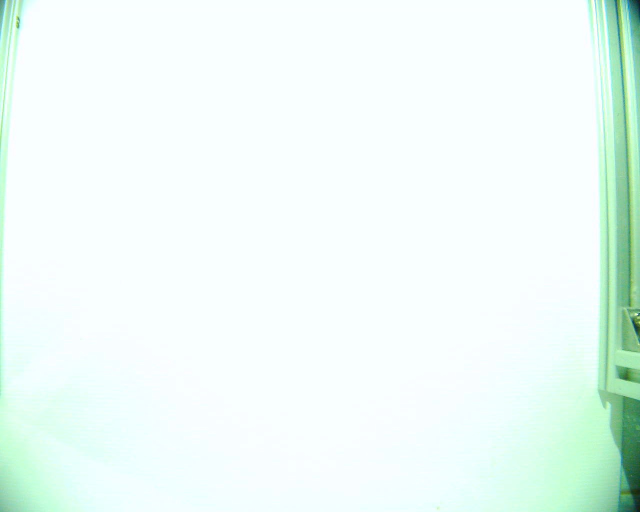
#> input picture webapp/ref/backup/background.jpg, 1280 x 1024 px (shown at 1/2 size)
$ python statictest.py
#> lines starting #> are read from the running program, lines starting #| are printed output that depends on the picture; after the words box and inside, x2 and y2 are one past the last pixel; in counts of white or black regions, pixels touching at a corner belong together; long printed decimals are rounded
### webapp/src/segmentation.py
from urllib.parse import scheme_chars
import cv2
import numpy as np
import math
from . import mathTools
from skimage import img_as_ubyte
from skimage.morphology import skeletonize, thin

debug = True


# [50 lines left out: functions draw_angled_rec, objShadow, not called in this run]

def singleObjShadow(imgSource, imgOpening):
    x = 0
    y = 0
    w = 0
    h = 0
    margin = 60
    boudingRect = []
    imgArrayROI = []

    imgInput = imgSource

    imgMaskRGB = np.zeros_like(imgInput)
    imgMaskRGB[:, :, 0] = imgOpening
    imgMaskRGB[:, :, 1] = imgOpening
    imgMaskRGB[:, :, 2] = imgOpening

    imgSegmentBlackColor = cv2.bitwise_and(imgInput, imgMaskRGB)

    contours, hierarchy = cv2.findContours(
        imgOpening, cv2.RETR_EXTERNAL, cv2.CHAIN_APPROX_NONE)

    big_contour = max(contours, key=cv2.contourArea)

    (x, y, w, h) = cv2.boundingRect(big_contour)
    OriginX = x - round(margin / 2)
    OriginY = y - round(margin / 2)
    Width = w + margin
    Height = h + margin
    # cv2.rectangle(imgContour, (x, y), (x+w, y+h), (0, 255, 0), 2)
    boudingRect.append([OriginX, OriginY, Width, Height])
    cv2.rectangle(imgInput, (OriginX, OriginY), (x + Width, y + Height), (255, 255, 255), 2)
    imgArrayROI.append(imgSegmentBlackColor[OriginY:OriginY + Height, OriginX:OriginX + Width])

    return imgArrayROI, boudingRect

# [82 lines of commented-out code are left out]

def shadow(imgROI, imgObj):
    imgShadow = np.zeros_like(imgObj)
    imgROI = cv2.cvtColor(imgROI, cv2.COLOR_BGR2GRAY)
    ret, imgROI = cv2.threshold(imgROI, 1, 255, cv2.THRESH_BINARY)
    # cv2.imshow("Input Shadow Image", imgROI)
    imgShadow = cv2.bitwise_xor(imgObj, imgROI)
    imgShadow = cv2.morphologyEx(imgShadow, cv2.MORPH_OPEN, np.ones((3, 3), np.uint8), iterations=1)
    # cv2.imshow("EX OR", imgShadow)
    # imgShadow = cv2.erode(imgShadow, np.ones((5, 5), np.uint8), iterations=1)
    # imgShadow = cv2.dilate(imgShadow, np.ones((5, 5), np.uint8), iterations=1)

    imgContour = np.zeros_like(imgShadow)
    contours, hierarchy = cv2.findContours(
        imgShadow, cv2.RETR_LIST, cv2.CHAIN_APPROX_SIMPLE)

    if len(contours) != 0:
        # find the biggest area of the contour
        big_contour = max(contours, key=cv2.contourArea)
        # cv2.drawContours(imgObj, [big_contour], 0, (255, 255, 255), -1)
        # cnt = cv2.convexHull(big_contour)
        cv2.drawContours(imgContour, [big_contour], 0, (255, 255, 255), -1)

    cv2.GaussianBlur(imgContour,(5,5),0)
    # [18 lines of commented-out code are left out]
    imgExOr = cv2.bitwise_xor(imgContour, imgObj)
    return cv2.bitwise_and(imgContour, imgExOr)

# [21 lines of commented-out code are left out]

def obj(imgHSV):
    hChannel, sChannel, vChannel = imgHSV[:,:,0], imgHSV[:,:,1], imgHSV[:,:,2]
    mean, std = cv2.meanStdDev(sChannel)
    # sChannelThreshold = abs(mean + (std*0.3))[0][0]
    sChannelThreshold = mean[0][0]
    print(sChannelThreshold)
    imgHSV = cv2.inRange(
        imgHSV, (0, sChannelThreshold, 1), (360, 255, 255))
    # [4 lines of commented-out code are left out]
    imgObj = cv2.morphologyEx(imgHSV, cv2.MORPH_OPEN, cv2.getStructuringElement(cv2.MORPH_RECT,(5,5)), iterations=1)
    # cv2.imshow("obj XOR", imgObj)
    contours, hierarchy = cv2.findContours(
        imgObj , cv2.RETR_EXTERNAL, cv2.CHAIN_APPROX_SIMPLE)
    imgContour = np.zeros_like(imgObj)
    imgConvex = np.zeros_like(imgObj)
    if len(contours) != 0:
        # find the biggest area of the contour
        big_contour = max(contours, key=cv2.contourArea)
        epsilon = 0.001*cv2.arcLength(big_contour, True)
        approx = cv2.approxPolyDP(big_contour, epsilon, True)
        # cv2.drawContours(imgObj, [big_contour], 0, (255, 255, 255), -1)
        cnt = cv2.convexHull(big_contour)
        cv2.drawContours(imgContour, [approx], 0, 255, -1)
        cv2.drawContours(imgConvex, [cnt], 0, 255, -1)
        # imgObj = cv2.morphologyEx(imgObj, cv2.MORPH_OPEN, np.ones((3, 3), np.uint8), iterations=1)
    return imgContour, imgConvex

# [72 lines left out: functions OpeningObj, pseudoSkeleton, not called in this run]

def skeleton(imgBin):
    element = cv2.getStructuringElement(cv2.MORPH_RECT, (1, 3))
    done = False
    size = np.size(imgBin)
    skel = np.zeros_like(imgBin)
    eroded = np.zeros_like(imgBin)
    temp = np.zeros_like(imgBin)
    imgOriginal = imgBin.copy()
    while(not done):
        # [5 lines of commented-out code are left out]
        cv2.erode(imgOriginal, element, eroded)
        cv2.dilate(eroded, element, temp)
        cv2.subtract(imgOriginal, temp, temp)
        cv2.bitwise_or(skel, temp, skel)
        imgOriginal, eroded = eroded, imgOriginal

        # zeros = size - cv2.countNonZero(imgBin)
        # if zeros == size:
        #     done = True
        if cv2.countNonZero(imgOriginal) == 0:
            return skel

# [39 lines left out: function shadowEdgeOnObj, not called in this run]

def obj_shadow_skeleton(imgROI):
    imageHSV = cv2.cvtColor(imgROI, cv2.COLOR_BGR2HSV_FULL)
    # imageShadow = shadow(imageHSV)
    imageObj, imageObjConvex = obj(imageHSV)
    imageSkeleton = skeleton(imageObjConvex)
    imageShadow = shadow(imgROI, imageObj)
    return imageObj, imageShadow, imageSkeleton

### webapp/src/reconstruct.py
import pandas as pd
import cv2
import numpy as np
from skimage.morphology import skeletonize
from . import mathTools
from . import segmentation
from mpl_toolkits import mplot3d
import matplotlib.pyplot as plot
import plotly.graph_objects as go

plot.style.use('seaborn-darkgrid')

debug = False

# Reconstruct 3D of Object from shadow,
# height of object is calculated from range of shadow,
# all of edges of images is transform to real world coordinate,
# - finding pseudo skeleton (centroid) of object image
# - detect edges by perform column scanning and transform to real world coordinate,
# -


class reconstruct:
    def __init__(self, scale, config):
        self.homographyMatrix = np.array(config["homographyMatrix"])
        self.posVirlightIMG = np.array(config["virLightPosImg"]) * scale
        self.posVirlightWorld = np.array(config["virLightPos"])
        self.ptCloudRaw = 4
        self.objVolume = 0
        # self.ptCloudMiddleLeft = np.array((height, 3))
        # self.ptCloudMiddleRight = np.array((height, 3))

        self.scale = scale

    # [450 lines left out: functions skeleton, reconstruct, reconstructVolume, imgChart_3d, worldChart_3d, pointCloudChart_3d and 1 more, not called in this run]

### webapp/statictest.py
from unicodedata import is_normalized
import cv2
import numpy as np
from skimage.morphology import skeletonize, convex_hull_image
from skimage.filters import threshold_otsu
from skimage import measure
from src import mathTools
from src import segmentation
from src import reconstruct
import matplotlib.pyplot as plot
import os
import json
import time

plot.style.use('seaborn-darkgrid')

# start timer

global config

# load config
with open('./config.json', 'r') as f:
#> (reads webapp/config.json from the repository)
    config = json.load(f)

objReconstruct = reconstruct.reconstruct(1, config)
imgBg = cv2.imread("./ref/backup/background.jpg")
#> imgBg is the input picture: shape (1024, 1280, 3); mean B, G, R 247, 251.5, 238
cv2.imshow("Background Image", imgBg)
frame = cv2.imread("./imgraw.jpg")
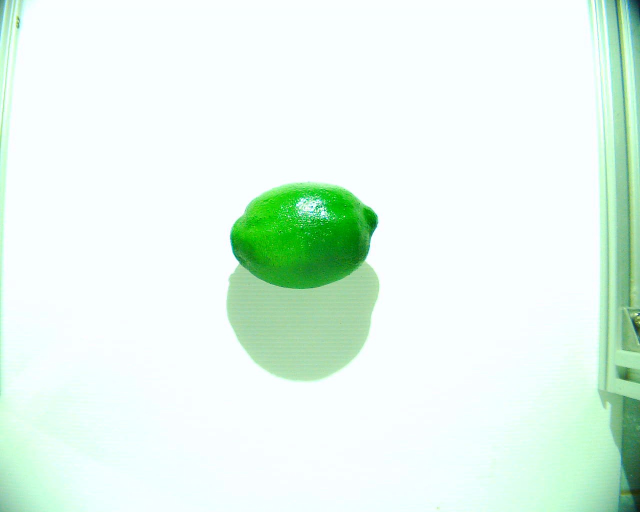
#> input picture webapp/imgraw.jpg, 1280 x 1024 px (shown at 1/2 size)
#> frame is the input picture: shape (1024, 1280, 3); mean B, G, R 236.1, 247, 228.1
cv2.imshow("Input Image", frame)

imgBg = cv2.cvtColor(imgBg, cv2.COLOR_BGR2GRAY)
#> imgBg: shape (1024, 1280)

# imgBg = cv2.fastNlMeansDenoisingColored(imgBg, h=1)
# frame = cv2.fastNlMeansDenoisingColored(frame, h=1)

# [74 lines left out: functions process_imgObjColor, process_imgObj, process_obj_shadow_skeleton, process_imgShadowOnObj, otsu, not called in this run]

start = time.time()

diffImage = cv2.absdiff(cv2.cvtColor(frame, cv2.COLOR_BGR2GRAY), imgBg)
cv2.imshow("Diff Image", diffImage)
# cv2.imwrite('./statictest_pic/imageDiff.jpg', diffImage)
# otsu(diffImage)
ret, imgDiffBin = cv2.threshold(diffImage, 1, 255, cv2.THRESH_BINARY)
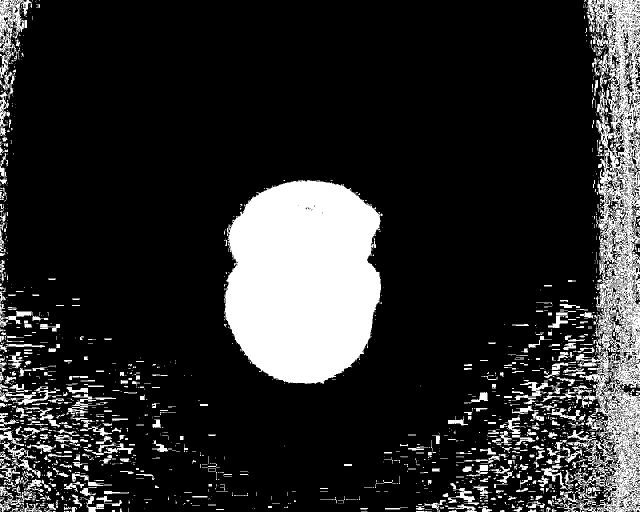
#> imgDiffBin: shape (1024, 1280) (shown at 1/2 size); 17% white; 2134 white regions (1650 under 20 px), largest, box (x1, y1, x2, y2) and area: (448, 360, 762, 768) 103262, (1128, 0, 1280, 1024) 56591, (0, 0, 64, 157) 3330
cv2.imshow("Diff Image Thresholded", imgDiffBin)
imgDiffMorphBin = cv2.morphologyEx(imgDiffBin, cv2.MORPH_OPEN, cv2.getStructuringElement(cv2.MORPH_RECT,(7,7)))
#> imgDiffMorphBin: shape (1024, 1280); 8.4% white; 88 white regions, largest, box (x1, y1, x2, y2) and area: (450, 362, 762, 767) 102511, (920, 984, 948, 1004) 278, (33, 623, 63, 633) 264
cv2.imshow("Image Morphology", imgDiffMorphBin)
# [8 lines of commented-out code are left out]
imgROI, posCrop = segmentation.singleObjShadow(frame, imgDiffMorphBin )
#> in singleObjShadow, `imgMaskRGB[:, :, 2] = imgOpening`: imgMaskRGB: shape (1024, 1280, 3); 8.4% white; 88 white regions
#> in singleObjShadow, `imgSegmentBlackColor = cv2.bitwise_and(imgInput, imgMaskRGB)`:
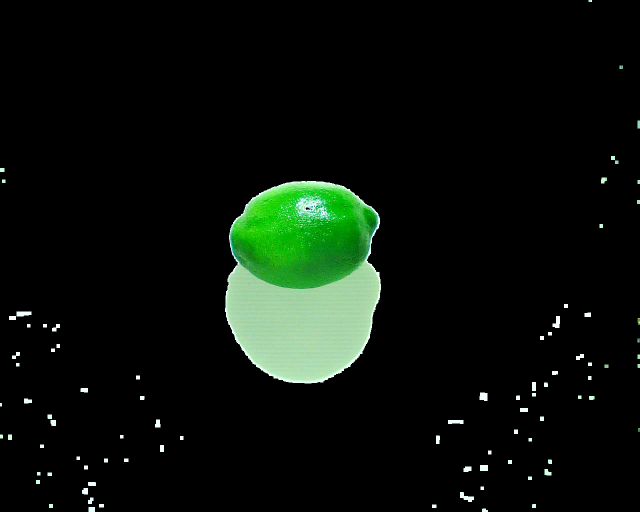
#> imgSegmentBlackColor: shape (1024, 1280, 3) (shown at 1/2 size); mean B, G, R 10.3, 17, 10
#> in singleObjShadow, `contours, hierarchy = cv2.findContours( imgOpening, cv2.RETR_EXTERNAL,..`: contours = 88 contours, 2 with area under 20; largest, box (x1, y1, x2, y2) and area: (450, 362, 762, 767) 101947, (920, 984, 948, 1004) 234, (33, 623, 63, 633) 226, (959, 785, 975, 802) 212, (1105, 632, 1120, 656) 200
#> in singleObjShadow, `big_contour = max(contours, key=cv2.contourArea)`: big_contour = contour of 1208 points, box (x1, y1, x2, y2) (450, 362, 762, 767), area 101947
#> in singleObjShadow, `(x, y, w, h) = cv2.boundingRect(big_contour)`: x = 450; y = 362; w = 312; h = 405
#> in singleObjShadow, `OriginX = x - round(margin / 2)`: OriginX = 420
#> in singleObjShadow, `OriginY = y - round(margin / 2)`: OriginY = 332
#> in singleObjShadow, `Width = w + margin`: Width = 372
#> in singleObjShadow, `Height = h + margin`: Height = 465
#> in singleObjShadow, `cv2.rectangle(imgInput, (OriginX, OriginY), (x + Width, y + Height), (..`: imgInput: shape (1024, 1280, 3); 0.41% of pixels changed, all inside (x1, y1, x2, y2) = (419, 331, 824, 829)
#> imgROI = 1 item; posCrop = [[420, 332, 372, 465]]
cv2.imshow("Image ROI", imgROI[0])
# cv2.imwrite('./statictest_pic/imageroi.jpg', imgROI[0])

imgObj, imgShadow, imgSkeleton = segmentation.obj_shadow_skeleton(imgROI[0])
#> in obj_shadow_skeleton, `imageHSV = cv2.cvtColor(imgROI, cv2.COLOR_BGR2HSV_FULL)`: imageHSV: shape (465, 372, 3); mean H, S, V 52.1, 75.4, 117.6
#> in obj, `hChannel, sChannel, vChannel = imgHSV[:,:,0], imgHSV[:,:,1], imgHSV[:,..`:
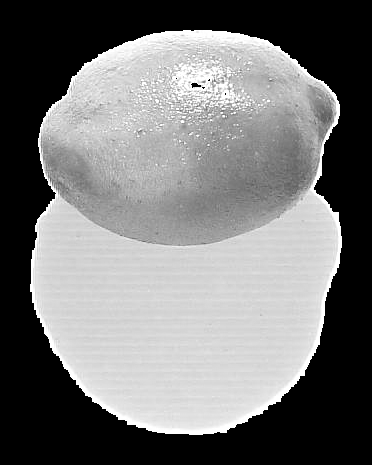
#> vChannel: shape (465, 372); min 0, max 255, mean 117.6
#> in obj, `mean, std = cv2.meanStdDev(sChannel)`: mean = [75.43]; std = [90.17]
#> in obj, `sChannelThreshold = mean[0][0]`: sChannelThreshold = 75.43
#| 75.434
#> in obj, `imgHSV = cv2.inRange( imgHSV, (0, sChannelThreshold, 1), (360, 255, 25..`: imgHSV: shape (465, 372); 27.4% white; 10 white regions (8 under 20 px), largest, box (x1, y1, x2, y2) and area: (40, 34, 337, 248) 47360, (198, 80, 206, 86) 24
#> in obj, `imgObj = cv2.morphologyEx(imgHSV, cv2.MORPH_OPEN, cv2.getStructuringEl..`: imgObj: shape (465, 372); 27.2% white; 1 white region
#> in obj, `contours, hierarchy = cv2.findContours( imgObj , cv2.RETR_EXTERNAL, cv..`: contours = 1 contour; box (x1, y1, x2, y2) and area: (40, 34, 336, 247) 47845
#> in obj, `big_contour = max(contours, key=cv2.contourArea)`: big_contour = contour of 364 points, box (x1, y1, x2, y2) (40, 34, 336, 247), area 47845
#> in obj, `epsilon = 0.001*cv2.arcLength(big_contour, True)`: epsilon = 0.864
#> in obj, `approx = cv2.approxPolyDP(big_contour, epsilon, True)`: approx = contour of 97 points, box (x1, y1, x2, y2) (40, 34, 336, 247), area 47872
#> in obj, `cnt = cv2.convexHull(big_contour)`: cnt = contour of 53 points, box (x1, y1, x2, y2) (40, 34, 336, 247), area 48628
#> in obj, `cv2.drawContours(imgContour, [approx], 0, 255, -1)`: imgContour: shape (465, 372); 27.9% white; 1 white region, box (x1, y1, x2, y2) and area: (40, 34, 336, 247) 48248
#> in obj, `cv2.drawContours(imgConvex, [cnt], 0, 255, -1)`:
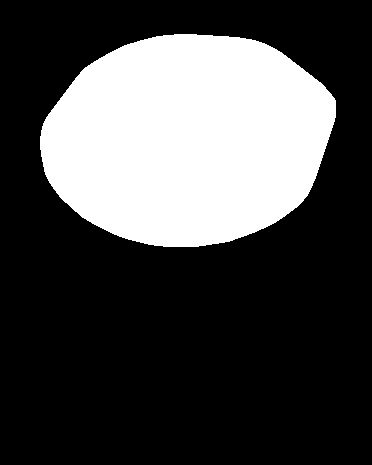
#> imgConvex: shape (465, 372); 28.3% white; 1 white region, box (x1, y1, x2, y2) and area: (40, 34, 336, 247) 48993
#> in skeleton, `size = np.size(imgBin)`: size = 172980
#> after the loop in skeleton, `while(not done):`: eroded: shape (465, 372); 0.01% white in thin lines or dots, all inside (x1, y1, x2, y2) = (174, 140, 197, 141)
#> after the loop in skeleton, `while(not done):`: imgOriginal: shape (465, 372); every value is 0
#> after the loop in skeleton, `while(not done):`: skel: shape (465, 372); 0.25% white in thin lines or dots, all inside (x1, y1, x2, y2) = (40, 108, 336, 149)
#> in shadow, `ret, imgROI = cv2.threshold(imgROI, 1, 255, cv2.THRESH_BINARY)`: imgROI: shape (465, 372); 59.3% white; 6 black regions (4 under 20 px), largest, box (x1, y1, x2, y2) and area: (0, 0, 372, 465) 70428, (191, 83, 201, 88) 31
#> in shadow, `imgShadow = cv2.bitwise_xor(imgObj, imgROI)`: imgShadow: shape (465, 372); 31.4% white; 6 white regions (4 under 20 px), largest, box (x1, y1, x2, y2) and area: (30, 30, 342, 435) 54304, (191, 83, 201, 88) 31
#> in shadow, `imgShadow = cv2.morphologyEx(imgShadow, cv2.MORPH_OPEN, np.ones((3, 3)..`:
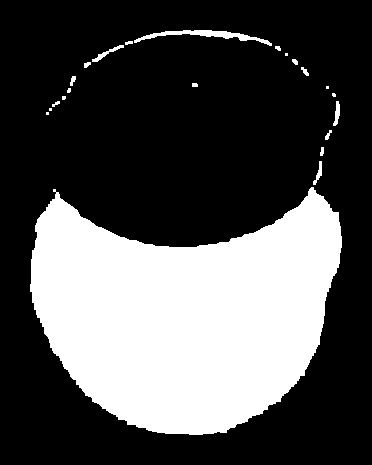
#> imgShadow: shape (465, 372); 31.2% white; 22 white regions (7 under 20 px)
#> in shadow, `contours, hierarchy = cv2.findContours( imgShadow, cv2.RETR_LIST, cv2...`: contours = 22 contours, 13 with area under 20; largest, box (x1, y1, x2, y2) and area: (30, 187, 342, 435) 52106, (134, 30, 272, 46) 498, (92, 45, 124, 62) 89, (333, 101, 340, 126) 73, (313, 161, 322, 185) 58
#> in shadow, `big_contour = max(contours, key=cv2.contourArea)`: big_contour = contour of 470 points, box (x1, y1, x2, y2) (30, 187, 342, 435), area 52106
#> in shadow, `cv2.drawContours(imgContour, [big_contour], 0, (255, 255, 255), -1)`: imgContour: shape (465, 372); 30.4% white; 1 white region, box (x1, y1, x2, y2) and area: (30, 187, 342, 435) 52596
#> in shadow, `imgExOr = cv2.bitwise_xor(imgContour, imgObj)`:
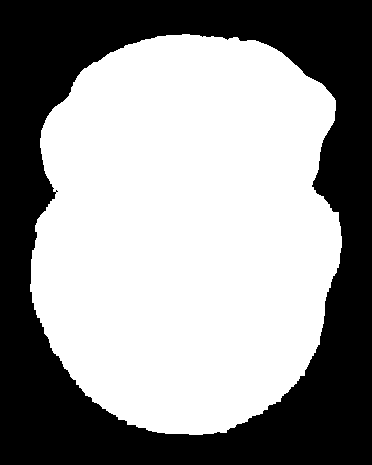
#> imgExOr: shape (465, 372); 58.3% white; 1 black region, box (x1, y1, x2, y2) and area: (0, 0, 372, 465) 72136
cv2.imshow("Image Obj", imgObj)
cv2.imshow("Shadow", imgShadow)
cv2.imshow("Image Skeleton", imgSkeleton)


# [13 lines of commented-out code are left out]

end = time.time()
print("processed time = ", (end - start), "s")

# objReconstruct.volumeChart(end - start)

cv2.waitKey(0)
cv2.destroyAllWindows()
